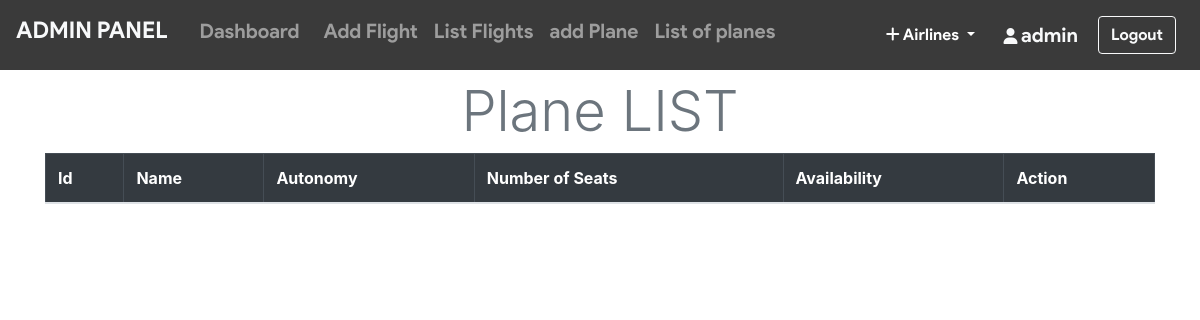
The app's page /admin/list_planes.php (signed in), older data.
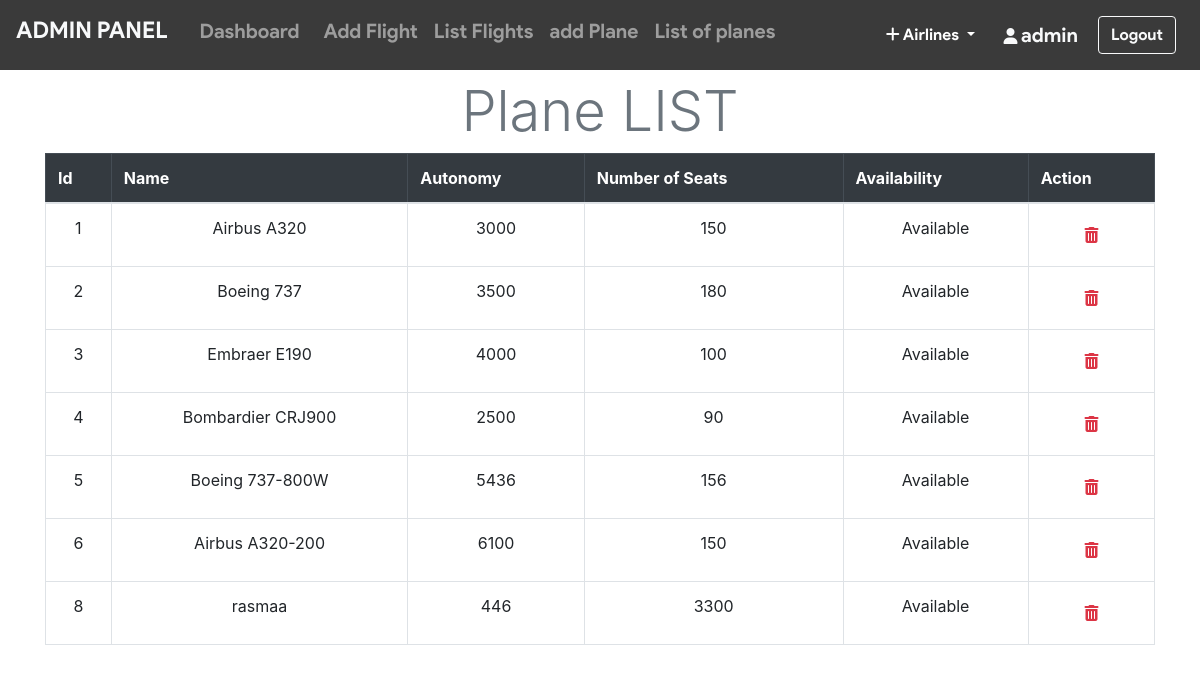
The same page, newer data.
### tables this page shows
CREATE TABLE `plane` (
  `autonomie` int(11) NOT NULL,
  `Nbr_place_tot` int(11) NOT NULL,
  `Disponibilite` varchar(30) NOT NULL,
  `vitesse` float DEFAULT NULL,
  `nom` varchar(255) DEFAULT NULL,
  `Id_plane` int(11) NOT NULL
);

### admin/list_planes.php (the view, shortened to what this page needs)
<?php include_once 'header.php'; ?>
<?php include_once 'footer.php'; ?>
<?php require '../helpers/init_conn_db.php';?>
<main>
    <?php if(isset($_SESSION['adminId'])) { ?>
        <div class="container-md mt-2">
            <h1 class="display-4 text-center text-secondary">Plane LIST</h1>
            <table class="table table-bordered">
                <thead class="table-dark">
                    <tr>
                        <th scope="col">Id</th>
                        <th scope="col">Name</th>
                        <th scope="col">Autonomy</th>
                        <th scope="col">Number of Seats</th>
                        <th scope="col">Availability</th>
                        <th scope="col">Action</th>
                    </tr>
                </thead>
                <tbody>
                    <?php
                    $sql = 'SELECT * FROM plane ORDER BY Id_plane ASC';
                    $result = mysqli_query($conn, $sql);
                    while ($row = mysqli_fetch_assoc($result)) {
                        echo "<tr class='text-center'>
                                <td>".$row['Id_plane']."</td>
                                <td>".$row['nom']."</td>
                                <td>".$row['autonomie']."</td>
                                <td>".$row['Nbr_place_tot']."</td>
                                <td>".$row['Disponibilite']."</td>
                                <td>
                                    <form action='list_planes.php' method='post' onsubmit='return confirmDelete()'>
                                        <input type='hidden' name='Id_plane' value='".$row['Id_plane']."'>
                                        <button class='btn' type='submit' name='del_plane'>
                                            <i class='text-danger fa fa-trash'></i>
                                        </button>
                                    </form>
                                </td>
                            </tr>";
                    }
                    ?>
                </tbody>
            </table>
        </div>
    <?php } ?>
</main>

### admin/header.php (shortened to what this page needs)
<!doctype html>
<html lang="en">
    <head>
        <link rel="stylesheet" href="https://stackpath.bootstrapcdn.com/font-awesome/4.7.0/css/font-awesome.min.css">
        <link rel="stylesheet" href="https://stackpath.bootstrapcdn.com/bootstrap/4.5.2/css/bootstrap.min.css">
    </head>
    <body>
        <nav class="navbar navbar-custom navbar-expand-lg navbar-dark">
          <a class="navbar-brand text-light" href="index.php"><h4>ADMIN PANEL</h4></a>
        <div class="collapse navbar-collapse" id="navbarSupportedContent">
          <?php
              if(isset($_SESSION['adminId'])) { ?>
                <ul class="navbar-nav mr-auto">
                <li class="nav-item">
                    <a class="nav-link" href="index.php">
                      <h5 class="ml-2"> Dashboard</h5>
                    </a>
                  </li>
                  <li class="nav-item">
                    <a class="nav-link" href="flight.php">
                      <h5 class="ml-2"> Add Flight</h5>
                    </a>
                  </li>
                  <li class="nav-item">
                    <a class="nav-link" href="list_flight.php">
                      <h5>List Flights</h5>
                    </a>
                  </li>
                  <li class="nav-item">
                    <a class="nav-link" href="add_plane.php">
                      <h5>add Plane</h5>
                    </a>
                  </li>
                  <li class="nav-item">
                    <a class="nav-link" href="list_planes.php">
                      <h5>List of planes</h5>
                    </a>
                  </li>
                </ul>
                <ul class="nav navbar-nav navbar-right">
                  <li class="nav-item">
                    <div class="dropdown mt-2">
                      <button class="btn bg-transparent dropdown-toggle text-white" type="button"
                        id="dropdownMenuButton" data-toggle="dropdown"
                          aria-haspopup="true" aria-expanded="false">
                        <i class="fa fa-plus text-white"></i> Airlines </td>
                      </button>
                    </div>
                  </li>
                  <li class="nav-item  p-1 border-light ">
                      <a class="nav-link" href="">
                          <i class="ml-1 fa fa-user text-light"></i>
                          <span class="nav_link text-light"
                            style="font-size: 20px;">
                          <?php echo  $_SESSION['adminUname']; ?>
                          </span>
                      </a>
                  </li>
                </ul>
                <form action="../includes/logout.inc.php" method="POST">
                <button class="btn btn-outline-light m-2" type="submit">
                    Logout </button>
                </form>
            </div>
            <?php } ?>
        </nav>

### admin/footer.php (shortened to what this page needs)
  </body>
</html>

### admin/header.php (style rules this page uses)
.navbar-custom { background-color: #3a3a3a; font-family: 'product sans', cursive; }
h4 { font-size: 23px !important; }

Row changes from the older to the newer data that the page shows:
added plane: Id_plane "1", nom "Airbus A320", autonomie "3000", Nbr_place_tot "150", Disponibilite "Available"
added plane: Id_plane "2", nom "Boeing 737", autonomie "3500", Nbr_place_tot "180", Disponibilite "Available"
added plane: Id_plane "3", nom "Embraer E190", autonomie "4000", Nbr_place_tot "100", Disponibilite "Available"
added plane: Id_plane "4", nom "Bombardier CRJ900", autonomie "2500", Nbr_place_tot "90", Disponibilite "Available"
added plane: Id_plane "5", nom "Boeing 737-800W", autonomie "5436", Nbr_place_tot "156", Disponibilite "Available"
added plane: Id_plane "6", nom "Airbus A320-200", autonomie "6100", Nbr_place_tot "150", Disponibilite "Available"
added plane: Id_plane "8", nom "rasmaa", autonomie "446", Nbr_place_tot "3300", Disponibilite "Available"
